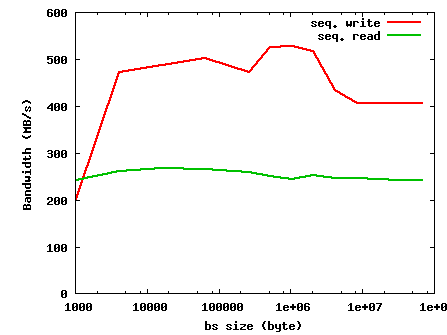

This chart was generated by the following gnuplot code:
set terminal postscript enhanced monochrome
set terminal png
set output "zdrive.dd.png"
set size 0.7,0.7
set key right top
#set key box
#set title "filter performance test"
set xlabel "bs size (byte)"
set ylabel "Bandwidth (MB/s)"
#set xrange [1:4096]
#set xrange [1:15000]
set yrange [1:600]
#set ytics 200
set logscale x
#set ytics nomirror
plot \
"zdrive.dd.log" usi 1:2 axis x1y1 ti "seq. write" w l lw 2, \
"zdrive.dd.log" usi 1:3 axis x1y1 ti "seq. read" w l lw 2



